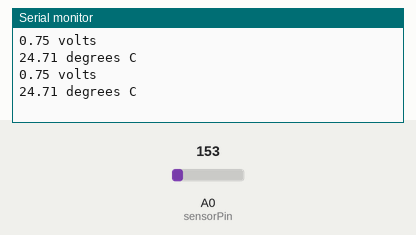
The sketch below on a simulated Arduino Uno, built with avr-gcc and run on an emulated ATmega328P. On the bench: the last lines printed to the serial monitor. Inputs (shaded band) come from the test bench; at power-on: A0 (sensorPin) = 153.

Above: at 1.8 s.
1.9 s: A0 (sensorPin) set to 165
At 2.7 s:
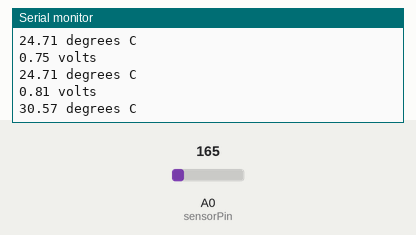
3.4 s: A0 (sensorPin) set to 175
At 4.8 s:
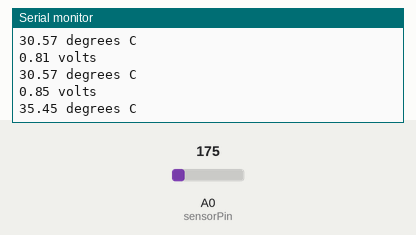
Timing chart, 0 to 6.4 s (numbered marks = the images above; inputs shaded):
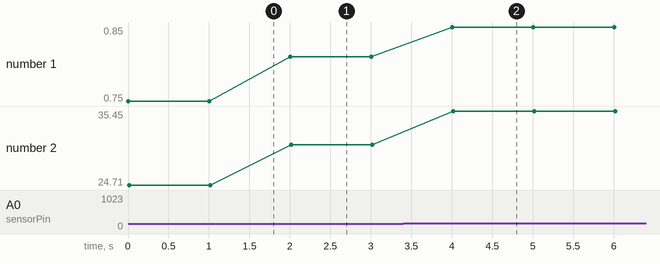

Measured:
- after the input at 1.9 s, the serial monitor: prints a new line after 0.10 s (image 1)
- after the input at 3.4 s, the serial monitor: prints a new line after 0.60 s (image 2)
- plotted number 1: 0.75 → 0.81 after the input at 1.9 s, 0.81 → 0.85 after the input at 3.4 s
- plotted number 2: 24.71 → 30.57 after the input at 1.9 s, 30.57 → 35.45 after the input at 3.4 s

The sketch:

Thermal_Jacket_1.0.ino
```cpp
//TMP36 Pin Variables
int sensorPin = 0; //the analog pin the TMP36's Vout (sense) pin is connected to
                        //the resolution is 10 mV / degree centigrade with a
                        //500 mV offset to allow for negative temperatures

/*
 * setup() - this function runs once when you turn your Arduino on
 * We initialize the serial connection with the computer
 */
void setup()
{
  Serial.begin(9600);  //Start the serial connection with the computer
                       //to view the result open the serial monitor
}

void loop()                     // run over and over again
{
 //getting the voltage reading from the temperature sensor
 int reading = analogRead(sensorPin);

 // converting that reading to voltage, for 3.3v arduino use 3.3
 float voltage = reading * 5.0;
 voltage /= 1024.0;

 // print out the voltage
 Serial.print(voltage); Serial.println(" volts");

 // now print out the temperature
 float temperatureC = (voltage - 0.5) * 100 ;  //converting from 10 mv per degree wit 500 mV offset
                                               //to degrees ((voltage - 500mV) times 100)
 Serial.print(temperatureC); Serial.println(" degrees C");

 // now convert to Fahrenheit
 //float temperatureF = (temperatureC * 9.0 / 5.0) + 32.0;
 //Serial.print(temperatureF); Serial.println(" degrees F");

 delay(1000); //waiting a second

 float normalTemp = 15;
 if (temperatureC < normalTemp)
 {
   digitalWrite(8,HIGH);
 }
 else
 {
   digitalWrite(8,LOW);
 }
}
```
